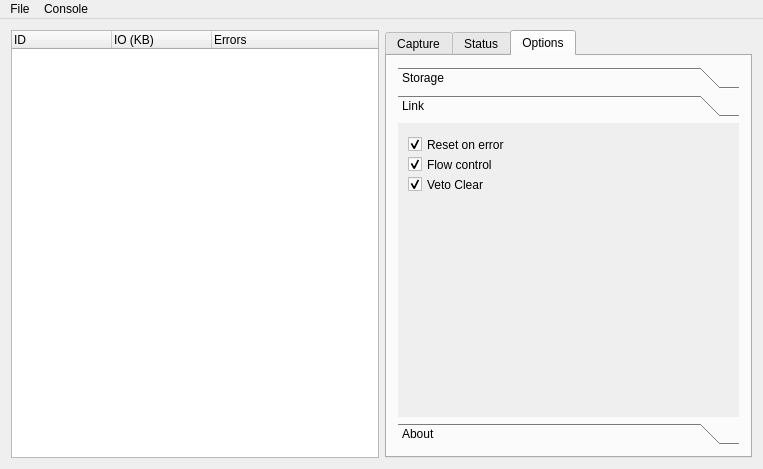
<?xml version="1.0" encoding="UTF-8"?>
<ui version="4.0">
 <class>monitor</class>
 <widget class="QMainWindow" name="monitor">
  <property name="geometry">
   <rect>
    <x>0</x>
    <y>0</y>
    <width>763</width>
    <height>469</height>
   </rect>
  </property>
  <property name="windowTitle">
   <string>monitor</string>
  </property>
  <widget class="QWidget" name="centralWidget">
   <layout class="QHBoxLayout" name="horizontalLayout">
    <item>
     <widget class="QTreeWidget" name="cpci_tree">
      <property name="headerHidden">
       <bool>false</bool>
      </property>
      <column>
       <property name="text">
        <string>ID</string>
       </property>
      </column>
      <column>
       <property name="text">
        <string>IO (KB)</string>
       </property>
      </column>
      <column>
       <property name="text">
        <string>Errors</string>
       </property>
      </column>
     </widget>
    </item>
    <item>
     <widget class="QTabWidget" name="control_tabs">
      <property name="currentIndex">
       <number>2</number>
      </property>
      <widget class="QWidget" name="capture_tab">
       <attribute name="title">
        <string>Capture</string>
       </attribute>
       <widget class="QLabel" name="label">
        <property name="geometry">
         <rect>
          <x>10</x>
          <y>10</y>
          <width>101</width>
          <height>22</height>
         </rect>
        </property>
        <property name="text">
         <string>Output file:</string>
        </property>
       </widget>
       <widget class="QPushButton" name="runButton">
        <property name="geometry">
         <rect>
          <x>250</x>
          <y>340</y>
          <width>110</width>
          <height>33</height>
         </rect>
        </property>
        <property name="text">
         <string>Run</string>
        </property>
        <property name="checkable">
         <bool>true</bool>
        </property>
        <property name="default">
         <bool>false</bool>
        </property>
        <property name="flat">
         <bool>false</bool>
        </property>
       </widget>
       <widget class="QPushButton" name="outfile_lable">
        <property name="geometry">
         <rect>
          <x>90</x>
          <y>10</y>
          <width>251</width>
          <height>27</height>
         </rect>
        </property>
        <property name="text">
         <string>none</string>
        </property>
        <property name="flat">
         <bool>true</bool>
        </property>
       </widget>
      </widget>
      <widget class="QWidget" name="status_tab">
       <attribute name="title">
        <string>Status</string>
       </attribute>
       <widget class="QLabel" name="label_3">
        <property name="geometry">
         <rect>
          <x>10</x>
          <y>20</y>
          <width>81</width>
          <height>18</height>
         </rect>
        </property>
        <property name="text">
         <string>Bad Events:</string>
        </property>
       </widget>
       <widget class="QLabel" name="bad_events_lable">
        <property name="geometry">
         <rect>
          <x>170</x>
          <y>20</y>
          <width>171</width>
          <height>18</height>
         </rect>
        </property>
        <property name="text">
         <string>0</string>
        </property>
       </widget>
       <widget class="QLabel" name="label_5">
        <property name="geometry">
         <rect>
          <x>10</x>
          <y>50</y>
          <width>121</width>
          <height>18</height>
         </rect>
        </property>
        <property name="text">
         <string>Bad Event Ratio:</string>
        </property>
       </widget>
       <widget class="QLabel" name="bad_events_ratio_lable">
        <property name="geometry">
         <rect>
          <x>170</x>
          <y>50</y>
          <width>171</width>
          <height>18</height>
         </rect>
        </property>
        <property name="text">
         <string>0%</string>
        </property>
       </widget>
       <widget class="QLabel" name="label_4">
        <property name="geometry">
         <rect>
          <x>10</x>
          <y>80</y>
          <width>101</width>
          <height>18</height>
         </rect>
        </property>
        <property name="text">
         <string>Bus Errors:</string>
        </property>
       </widget>
       <widget class="QLabel" name="label_6">
        <property name="geometry">
         <rect>
          <x>10</x>
          <y>110</y>
          <width>101</width>
          <height>18</height>
         </rect>
        </property>
        <property name="text">
         <string>Aurora Errors:</string>
        </property>
       </widget>
       <widget class="QLabel" name="label_7">
        <property name="geometry">
         <rect>
          <x>10</x>
          <y>140</y>
          <width>101</width>
          <height>18</height>
         </rect>
        </property>
        <property name="text">
         <string>DMA Errors:</string>
        </property>
       </widget>
       <widget class="QLabel" name="label_8">
        <property name="geometry">
         <rect>
          <x>10</x>
          <y>170</y>
          <width>141</width>
          <height>18</height>
         </rect>
        </property>
        <property name="text">
         <string>Watchdog Overflow:</string>
        </property>
       </widget>
       <widget class="QLabel" name="bus_errors_lable">
        <property name="geometry">
         <rect>
          <x>170</x>
          <y>80</y>
          <width>171</width>
          <height>18</height>
         </rect>
        </property>
        <property name="text">
         <string>0</string>
        </property>
       </widget>
       <widget class="QLabel" name="aurora_errors_lable">
        <property name="geometry">
         <rect>
          <x>170</x>
          <y>110</y>
          <width>171</width>
          <height>18</height>
         </rect>
        </property>
        <property name="text">
         <string>0</string>
        </property>
       </widget>
       <widget class="QLabel" name="dma_errors_lable">
        <property name="geometry">
         <rect>
          <x>170</x>
          <y>140</y>
          <width>171</width>
          <height>18</height>
         </rect>
        </property>
        <property name="text">
         <string>0</string>
        </property>
       </widget>
       <widget class="QLabel" name="watchdog_errors_lable">
        <property name="geometry">
         <rect>
          <x>170</x>
          <y>170</y>
          <width>171</width>
          <height>18</height>
         </rect>
        </property>
        <property name="text">
         <string>0</string>
        </property>
       </widget>
       <widget class="QPushButton" name="reset_stats_button">
        <property name="geometry">
         <rect>
          <x>260</x>
          <y>350</y>
          <width>96</width>
          <height>27</height>
         </rect>
        </property>
        <property name="text">
         <string>Reset</string>
        </property>
       </widget>
      </widget>
      <widget class="QWidget" name="misc_tab">
       <attribute name="title">
        <string>Options</string>
       </attribute>
       <layout class="QHBoxLayout" name="horizontalLayout_2">
        <item>
         <widget class="QToolBox" name="option_toolbox">
          <property name="sizePolicy">
           <sizepolicy hsizetype="Expanding" vsizetype="Expanding">
            <horstretch>0</horstretch>
            <verstretch>0</verstretch>
           </sizepolicy>
          </property>
          <property name="currentIndex">
           <number>1</number>
          </property>
          <widget class="QWidget" name="page">
           <property name="geometry">
            <rect>
             <x>0</x>
             <y>0</y>
             <width>347</width>
             <height>275</height>
            </rect>
           </property>
           <attribute name="label">
            <string>Storage</string>
           </attribute>
           <widget class="QCheckBox" name="flush_to_disk">
            <property name="geometry">
             <rect>
              <x>10</x>
              <y>0</y>
              <width>131</width>
              <height>23</height>
             </rect>
            </property>
            <property name="text">
             <string>Flush to disk</string>
            </property>
            <property name="checked">
             <bool>true</bool>
            </property>
           </widget>
           <widget class="QCheckBox" name="store_meta">
            <property name="geometry">
             <rect>
              <x>10</x>
              <y>20</y>
              <width>131</width>
              <height>23</height>
             </rect>
            </property>
            <property name="text">
             <string>Store metadata</string>
            </property>
            <property name="checked">
             <bool>true</bool>
            </property>
           </widget>
          </widget>
          <widget class="QWidget" name="page_2">
           <property name="geometry">
            <rect>
             <x>0</x>
             <y>0</y>
             <width>347</width>
             <height>275</height>
            </rect>
           </property>
           <attribute name="label">
            <string>Link</string>
           </attribute>
           <widget class="QCheckBox" name="rst_one_error">
            <property name="geometry">
             <rect>
              <x>10</x>
              <y>10</y>
              <width>131</width>
              <height>23</height>
             </rect>
            </property>
            <property name="text">
             <string>Reset on error</string>
            </property>
            <property name="checked">
             <bool>true</bool>
            </property>
           </widget>
           <widget class="QCheckBox" name="flowctl_box">
            <property name="geometry">
             <rect>
              <x>10</x>
              <y>30</y>
              <width>111</width>
              <height>23</height>
             </rect>
            </property>
            <property name="text">
             <string>Flow control</string>
            </property>
            <property name="checked">
             <bool>true</bool>
            </property>
           </widget>
           <widget class="QCheckBox" name="vetoctl_box">
            <property name="geometry">
             <rect>
              <x>10</x>
              <y>50</y>
              <width>111</width>
              <height>23</height>
             </rect>
            </property>
            <property name="text">
             <string>Veto Clear</string>
            </property>
            <property name="checked">
             <bool>true</bool>
            </property>
           </widget>
          </widget>
          <widget class="QWidget" name="AboutPage">
           <property name="geometry">
            <rect>
             <x>0</x>
             <y>0</y>
             <width>347</width>
             <height>275</height>
            </rect>
           </property>
           <attribute name="label">
            <string>About</string>
           </attribute>
           <widget class="QLabel" name="contact_lable">
            <property name="geometry">
             <rect>
              <x>110</x>
              <y>250</y>
              <width>141</width>
              <height>21</height>
             </rect>
            </property>
            <property name="text">
             <string>&lt;a href=&quot;mailto:sin8@hawaii.edu&quot;&gt;Contact Developer&lt;/a&gt;</string>
            </property>
            <property name="openExternalLinks">
             <bool>true</bool>
            </property>
           </widget>
           <widget class="QLabel" name="label_2">
            <property name="geometry">
             <rect>
              <x>10</x>
              <y>0</y>
              <width>181</width>
              <height>24</height>
             </rect>
            </property>
            <property name="text">
             <string>Driver Version:</string>
            </property>
           </widget>
           <widget class="QLabel" name="driver_version_lable">
            <property name="geometry">
             <rect>
              <x>120</x>
              <y>0</y>
              <width>78</width>
              <height>24</height>
             </rect>
            </property>
            <property name="text">
             <string>1.0</string>
            </property>
           </widget>
           <widget class="QLabel" name="label_9">
            <property name="geometry">
             <rect>
              <x>120</x>
              <y>140</y>
              <width>101</width>
              <height>111</height>
             </rect>
            </property>
            <property name="text">
             <string/>
            </property>
            <property name="pixmap">
             <pixmap>:/img/icon.png</pixmap>
            </property>
           </widget>
          </widget>
         </widget>
        </item>
       </layout>
      </widget>
     </widget>
    </item>
   </layout>
  </widget>
  <widget class="QMenuBar" name="menuBar">
   <property name="geometry">
    <rect>
     <x>0</x>
     <y>0</y>
     <width>763</width>
     <height>28</height>
    </rect>
   </property>
   <widget class="QMenu" name="menuTest">
    <property name="title">
     <string>File</string>
    </property>
    <addaction name="actionSet_Output"/>
    <addaction name="actionQuit"/>
   </widget>
   <widget class="QMenu" name="menuConsole">
    <property name="title">
     <string>Console</string>
    </property>
    <addaction name="actionShow_console"/>
   </widget>
   <addaction name="menuTest"/>
   <addaction name="menuConsole"/>
  </widget>
  <action name="actionSet_Output">
   <property name="text">
    <string>Save</string>
   </property>
  </action>
  <action name="actionQuit">
   <property name="text">
    <string>Quit</string>
   </property>
  </action>
  <action name="actionShow_console">
   <property name="text">
    <string>Toggle console</string>
   </property>
  </action>
 </widget>
 <layoutdefault spacing="6" margin="11"/>
 <resources/>
 <connections/>
</ui>
